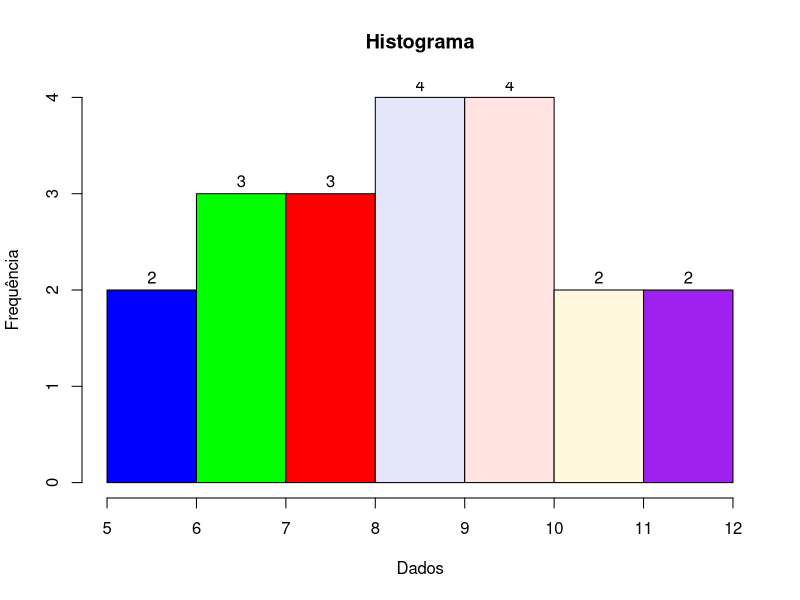

Source code (R):
dir.create('graphics/Exercicio4')

adsData <- read.csv("dados/exercicio4.csv")

png('graphics/Exercicio4/exercicio4-histograma.jpg')
hist(adsData$Salarios,  main = "Histograma", labels = TRUE, 
     col = c("blue", "green", "red", "lavender", "mistyrose", "cornsilk", "purple", "yellow"),
     ylab = "Frequência", xlab = "Dados")
dev.off()
